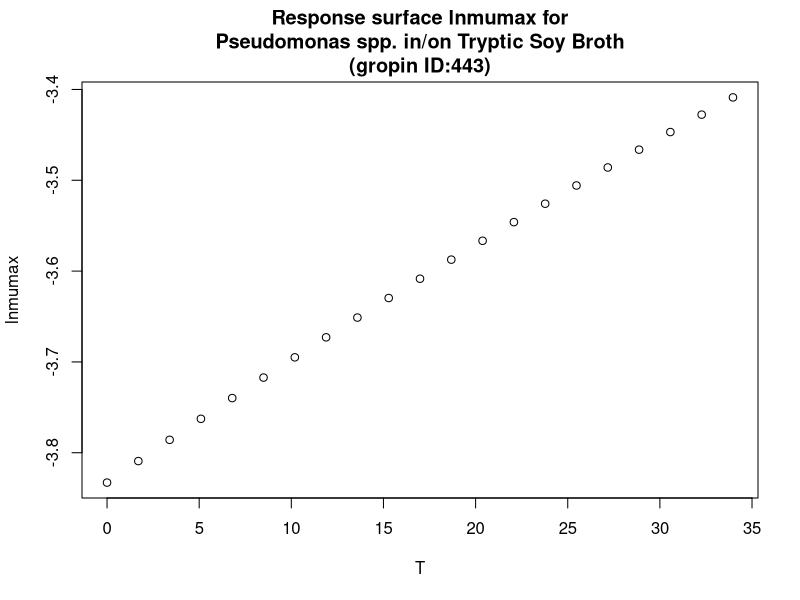

This figure's R source:
#############################
# start of Parameter script
#############################
T <- seq(0,33.966033966034,length.out=21)
#############################
# end of Parameter script
#############################
############################# 
# start of Model script Gropin ID 443 
#############################
 
# constant coefficients for this model
 
variables <- data.frame(T)
argumentsPar <- expand.grid(variables)
 
# heart of the model
response_surface <- function(T) {
   mumax <-(-8700/(8.3144261*(T+273)))

return(mumax=mumax)
} 

# output parameters
responseSurface <- cbind(argumentsPar,response_surface(argumentsPar['T']))
colnames(responseSurface) <- c(colnames(argumentsPar),'lnmumax')
#############################
# End of Model script
#############################
############################# 
# start of Visualisation script Gropin ID 443 
#############################
plot(T,responseSurface$'lnmumax',xlab='T',
                          ylab='lnmumax',main='Response surface lnmumax for
Pseudomonas spp. in/on Tryptic Soy Broth
(gropin ID:443)')
#############################
# End of Visualisation script
#############################
